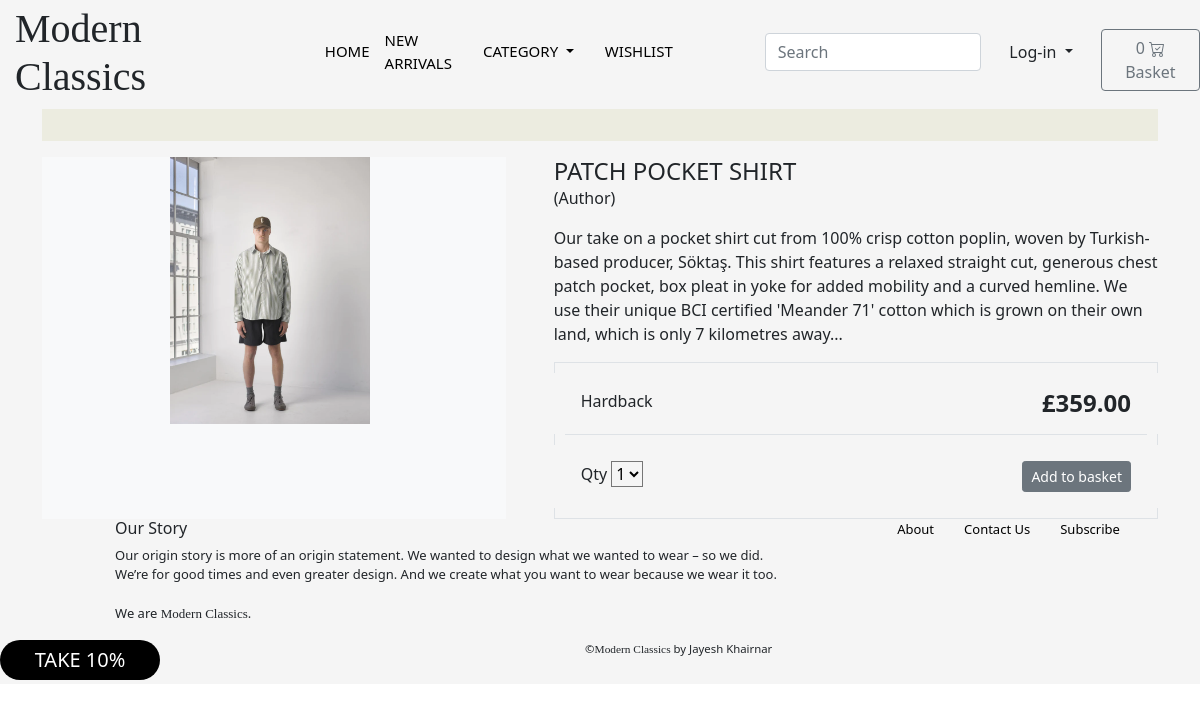
The page /patch-pocket-shirt-1/ on the database its author committed.
### store/models.py (models this page shows, shortened)
class Product(models.Model):
    category = models.ForeignKey(Category, related_name='product', on_delete=models.CASCADE)
    created_by = models.ForeignKey(User , on_delete=models.CASCADE , related_name='product_creator')
    title = models.CharField(max_length=255)
    slug = models.SlugField(max_length=255)
    brand = models.CharField(max_length=100)
    price = models.DecimalField(max_digits=5, decimal_places=2)
    in_stock = models.BooleanField(default=True)
    is_active = models.BooleanField(default=True)
    is_wishlisted = models.BooleanField(default=False)
    description = models.CharField(
        max_length=1000, default='', blank=True, null=True)
    image = models.ImageField(upload_to='uploads/products/',default='uploads/products/default.jpg')
    image2 = models.ImageField(upload_to='uploads/products/',default='uploads/products/default.jpg')
    created = models.DateTimeField(auto_now_add=True)
    updated = models.DateTimeField(auto_now=True)
    objects = models.Manager()
    products = ProductManager()
    wishlisted = WishlistManager()
    class Meta:
        verbose_name_plural = 'Products'
        ordering=('created',)

### store/views.py (the view)
# urls.py: path('<slug:slug>/', views.product_detail, name='product_detail'),
def product_detail(request, slug):
    product= get_object_or_404(Product, slug=slug, in_stock=True)
    return render(request,'store/products/single.html',{'product':product})

### basket/basket.py (called while the page is built)
    def __len__(self):
        return sum(item['qty'] for item in self.basket.values())

### basket/context_processors.py (called while the page is built)
def basket(request):
    return {'basket': Basket(request)}

### store/context_processors.py (called while the page is built)
def categories(request):
    return{
        'categories': Category.objects.all()
    }

### store/models.py (called while the page is built)
    def get_absolute_url(self):
        return reverse("store:category_list", args=[self.slug])

### templates/store/products/single.html (shortened to what this page needs)
{% extends "../base.html" %}
{% load static %}
{% block content %}
<div class="container">
    <main class="pt-5">
        <div class="row g-3">
            <div class="col-md-5 col-lg-5 order-md-first bg-light">
                <img class="img-fluid mx-auto d-block" width="200px" alt="Responsive image" src="{{ product.image.url }}">
            </div>
            <div class="col-md-7 col-lg-7 ps-md-3 ps-lg-5">
                <h1 class="mb-0 h4">{{ product.title }}</h1>
                <p> (Author)</p>
                <p>{{ product.description|slice:":355" }}...</p>
                <div class="border">
                    <div class="col border-bottom">
                        <div class="row p-3">
                            <div class="col-6">Hardback</div>
                            <div class="col-6 text-end"><span class="h4 fw-bold">£{{ product.price }}</span></div>
                        </div>
                    </div>
                    <div class="col">
                        <div class="row p-3">
                            <div class="col-6">
                                <label for="select">Qty</label>
                                <select id="select">
                                    <option value="1">1</option>
                                </select>
                            </div>
                        <div class="col-6 text-end">
                            <button type="button" id="add-button" value="{{product.id}}" class="btn btn-secondary btn-sm">Add to basket</button>
                        </div>
                    </div>
                </div>
            </div>
        </div>
    </main>
</div>
{% endblock %}

### store/static/base.css (style rules this page uses)
* { margin-top: 0px; background-color: whitesmoke; }

### store/static/home.css (style rules this page uses)
main { margin: 0; padding: 0; overflow-x: hidden; background-color: rgb(236, 236, 224); }

### store/static/category.css (style rules this page uses)
.col { margin: 10px; }

### rows shown on the page
Product: image (picture), title "PATCH POCKET SHIRT", description "Our take on a pocket shirt cut from 100% crisp cotton poplin, woven by Turkish-based producer, Söktaş. This shirt features a relaxed straight cut, generous chest patch pocket, box pleat in yoke for added mobility and a curved hemline. We use their unique BCI certified 'Meander 71' cotton which is grown on their own land, which is only 7 kilometres away", price "359.00"
